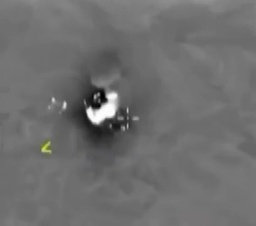
//> input picture ПаньковИС/assignment_4/src/images/part_1/cover_1.jpg, 256 x 226 px, shrunk from 408 x 360 before the run
$ ./main   (built with g++ and OpenCV 4)
//> lines starting //> are read from the running program, lines starting //| are printed output that depends on the picture; after the words box and inside, x2 and y2 are one past the last pixel; in counts of white or black regions, pixels touching at a corner belong together
### ПаньковИС/assignment_4/src/main/functions.h
#pragma once

#include <stdint.h>
#include "opencv2/core.hpp"

enum class Part
{
    PART_1 = 0,
    PART_2 = 1,
    PART_3 = 2,
    PART_4 = 3,
    PARTS  = 4
};

cv::Mat processImage(Part part, cv::Mat image, cv::Mat imageTemplate = cv::Mat());
cv::Mat findEnemyCover(cv::Mat image, cv::String imageName = "Detect Enemy Cover");
cv::Mat findEnemyTarget(cv::Mat image, cv::String imageName = "Detect Enemy Target");
cv::Mat findRobotTeams(cv::Mat image, cv::String imageName = "Detect Robot Teams");
cv::Mat findCorrectAndWrongKeys(cv::Mat image, cv::Mat imageTemplate,
                                cv::String imageName = "Detect Keys",
                                cv::String imageTemplateName = "Key Template");

void detectCovers(int32_t thresh, void *data);
void detectTargets(int32_t thresh, void *data);
void detectRobots(int32_t thresh, void* data);
void detectTemplates(int32_t thresh, void *data);

inline int32_t cvtHue(int32_t hue)
{
    return (int32_t)((float)hue / 360.0f * 179.0f);
}

inline int32_t cvtSat(int32_t sat)
{
    return (int32_t)((float)sat / 100.0f * 255.0f);
}

inline int32_t cvtVal(int32_t val)
{
    return (int32_t)((float)val / 100.0f * 255.0f);
}

void getLowerAndUpperHSVBounds(int32_t hueStart, int32_t hueEnd,
                               int32_t satStart, int32_t satEnd,
                               int32_t valStart, int32_t valEnd,
                               std::vector<cv::Scalar> &lowerb,
                               std::vector<cv::Scalar> &upperb);

### ПаньковИС/assignment_4/src/main/functions.cpp
#include "functions.h"

#include <iostream>

#include "opencv2/highgui.hpp"
#include "opencv2/imgproc.hpp"

using namespace std;
using namespace cv;

enum Team
{
    RED = 0,
    GREEN = 1,
    BLUE = 2,
    TEAMS = 3
};

const auto black  = Scalar(0x00, 0x00, 0x00);
const auto red    = Scalar(0x00, 0x00, 0xFF);
const auto green  = Scalar(0x00, 0xFF, 0x00);
const auto blue   = Scalar(0xFF, 0x00, 0x00);
const auto white  = Scalar(0xFF, 0xFF, 0xFF);
const auto yellow = Scalar(0x00, 0xFF, 0xFF);

const auto thresh_min = 0x00;
const auto thresh_max = 0xFF;

const auto hue_min = 0;
const auto hue_max = 360;
const auto sat_min = 0;
const auto sat_max = 100;
const auto val_min = 0;
const auto val_max = 100;

typedef vector<vector<Point>> Contours;

Mat processImage(Part part, Mat image, Mat imageTemplate)
{
    auto result = Mat();

    switch (part)
    {
    case Part::PART_1:
        result = findEnemyCover(image);
        break;

    case Part::PART_2:
        result = findEnemyTarget(image);
        break;

    case Part::PART_3:
        result = findRobotTeams(image);
        break;

    case Part::PART_4:
        result = findCorrectAndWrongKeys(image, imageTemplate);
        break;

    default:
        result = image.clone();
        break;
    }

    return result;
}

Mat findEnemyCover(Mat image, String imageName)
{
    auto result = Mat();

    if (image.empty() == true)
    {
        cout << endl << "The image is empty!" << endl;
        return result;
    }

    auto thresh = thresh_max;
    void *data[] =
    {
        (void *)&imageName,
        (void *)&image,
        (void *)&result
    };

    detectCovers(thresh, data);
    createTrackbar("Thresh", imageName, &thresh, thresh_max, detectCovers, data);

    while (waitKey() != 27);

    destroyWindow(imageName);

    return result;
}

Mat findEnemyTarget(Mat image, String imageName)
{
    auto result = Mat();

    if (image.empty() == true)
    {
        cout << endl << "The image is empty!" << endl;
        return result;
    }

    auto hue = hue_min;
    auto sat = sat_min;
    auto val = val_min;

    auto hueWidth = hue_max - hue_min;
    auto satWidth = sat_max - sat_min;
    auto valWidth = val_max - val_min;

    void *data[] =
    {
        (void *)&hue,
        (void *)&sat,
        (void *)&val,
        (void *)&hueWidth,
        (void *)&satWidth,
        (void *)&valWidth,
        (void *)&imageName,
        (void *)&image,
        (void *)&result
    };

    detectTargets(0, data);
    createTrackbar("Hue"       , imageName, &hue     , hue_max, detectTargets, data);
    createTrackbar("H Width"   , imageName, &hueWidth, hue_max, detectTargets, data);
    createTrackbar("Saturation", imageName, &sat     , sat_max, detectTargets, data);
    createTrackbar("S Width"   , imageName, &satWidth, sat_max, detectTargets, data);
    createTrackbar("Value"     , imageName, &val     , val_max, detectTargets, data);
    createTrackbar("V Width"   , imageName, &valWidth, val_max, detectTargets, data);

    while (waitKey() != 27);

    destroyWindow(imageName);

    return result;
}

Mat findRobotTeams(Mat image, String imageName)
{
    auto result = Mat();

    if (image.empty() == true)
    {
        cout << endl << "The image is empty!" << endl;
        return result;
    }

    auto hue = hue_min;
    auto sat = sat_min;
    auto val = val_min;

    auto hueWidth = hue_max - hue_min;
    auto satWidth = sat_max - sat_min;
    auto valWidth = val_max - val_min;

    int32_t currTeam = Team::RED;

    void *data[] =
    {
        (void *)&hue,
        (void *)&sat,
        (void *)&val,
        (void *)&hueWidth,
        (void *)&satWidth,
        (void *)&valWidth,
        (void *)&currTeam,
        (void *)&imageName,
        (void *)&image,
        (void *)&result
    };

    detectRobots(0, data);
    createTrackbar("Hue"       , imageName, &hue      , hue_max, detectRobots, data);
    createTrackbar("H Width"   , imageName, &hueWidth , hue_max, detectRobots, data);
    createTrackbar("Saturation", imageName, &sat      , sat_max, detectRobots, data);
    createTrackbar("S Width"   , imageName, &satWidth , sat_max, detectRobots, data);
    createTrackbar("Value"     , imageName, &val      , val_max, detectRobots, data);
    createTrackbar("V Width"   , imageName, &valWidth , val_max, detectRobots, data);

    while (currTeam < Team::TEAMS)
    {
        while (waitKey() != 27);

        currTeam++;
        image = result.clone();
    }

    destroyWindow(imageName);

    return result;
}

// [36 lines left out: function findCorrectAndWrongKeys, not called in this run]

void detectCovers(int32_t thresh, void *data)
{
    auto imageName = **((String **)data + 0);
    auto image     = **((Mat **   )data + 1);

    auto buffer = image.clone();
    cvtColor(buffer, buffer, ColorConversionCodes::COLOR_BGR2GRAY);
    threshold(buffer, buffer, thresh, thresh_max, ThresholdTypes::THRESH_BINARY);
    imshow("Threshold Result", buffer);

    morphologyEx(buffer, buffer, MorphTypes::MORPH_OPEN,
        getStructuringElement(MorphShapes::MORPH_ELLIPSE, Size(9, 9)));
    morphologyEx(buffer, buffer, MorphTypes::MORPH_GRADIENT,
        getStructuringElement(MorphShapes::MORPH_ELLIPSE, Size(3, 3)));
    imshow("Open Filter and Gradient Result", buffer);

    Contours contours;
    findContours(buffer, contours, RetrievalModes::RETR_EXTERNAL,
        ContourApproximationModes::CHAIN_APPROX_SIMPLE);

    auto colour = red;
    auto result = image.clone();
    polylines(result, contours, true, colour);
    for (auto &contour : contours)
    {
        auto moment = moments(contour);
        auto center = Point(moment.m10 / moment.m00,
                            moment.m01 / moment.m00);
        circle(result, center, 0, colour, 2);
        line(result, Point(center.x - 15, center.y),
                     Point(center.x -  5, center.y), colour, 2);
        line(result, Point(center.x + 15, center.y),
                     Point(center.x +  5, center.y), colour, 2);
        line(result, Point(center.x, center.y - 15),
                     Point(center.x, center.y -  5), colour, 2);
        line(result, Point(center.x, center.y + 15),
                     Point(center.x, center.y +  5), colour, 2);
    }

    imshow(imageName, result);
    **((Mat **)data + 2) = result;
}

void detectTargets(int32_t thresh, void *data)
{
    auto hue       = **((int32_t **)data + 0);
    auto sat       = **((int32_t **)data + 1);
    auto val       = **((int32_t **)data + 2);
    auto hueWidth  = **((int32_t **)data + 3);
    auto satWidth  = **((int32_t **)data + 4);
    auto valWidth  = **((int32_t **)data + 5);
    auto imageName = **((String  **)data + 6);
    auto image     = **((Mat **    )data + 7);

    auto hueLow  = hue - hueWidth / 2;
    auto hueHigh = hue + (hueWidth + 1) / 2;
    auto satLow  = sat - satWidth / 2;
    auto satHigh = sat + (satWidth + 1) / 2;
    auto valLow  = val - valWidth / 2;
    auto valHigh = val + (valWidth + 1) / 2;

    vector<Scalar> lowerb;
    vector<Scalar> upperb;

    getLowerAndUpperHSVBounds(hueLow, hueHigh,
                              satLow, satHigh,
                              valLow, valHigh,
                              lowerb, upperb);

    auto buffer = image.clone();
    cvtColor(buffer, buffer, ColorConversionCodes::COLOR_BGR2HSV);
    auto sum = Mat(image.size(), CV_8UC1, Scalar(0));
    for (auto index = 0; index < max(lowerb.size(), upperb.size()); index++)
    {
        auto elem = Mat();
        inRange(buffer, lowerb.at(index), upperb.at(index), elem);
        bitwise_or(sum, elem, sum);
    }
    buffer = sum;
    imshow("Threshold Result", buffer);

    morphologyEx(buffer, buffer, MorphTypes::MORPH_OPEN,
        getStructuringElement(MorphShapes::MORPH_ELLIPSE, Size(9, 9)));
    morphologyEx(buffer, buffer, MorphTypes::MORPH_GRADIENT,
        getStructuringElement(MorphShapes::MORPH_ELLIPSE, Size(3, 3)));
    imshow("Open Filter and Gradient Result", buffer);

    Contours contours;
    findContours(buffer, contours, RetrievalModes::RETR_EXTERNAL,
        ContourApproximationModes::CHAIN_APPROX_SIMPLE);

    auto colour = black;
    auto result = image.clone();
    polylines(result, contours, true, colour);
    for (auto &contour : contours)
    {
        auto moment = moments(contour);
        auto center = Point(moment.m10 / moment.m00,
                            moment.m01 / moment.m00);
        circle(result, center, 0, colour, 2);
        line(result, Point(center.x - 15, center.y),
                     Point(center.x -  5, center.y), colour, 2);
        line(result, Point(center.x + 15, center.y),
                     Point(center.x +  5, center.y), colour, 2);
        line(result, Point(center.x, center.y - 15),
                     Point(center.x, center.y -  5), colour, 2);
        line(result, Point(center.x, center.y + 15),
                     Point(center.x, center.y +  5), colour, 2);
    }

    imshow(imageName, result);
    **((Mat **)data + 8) = result;
}

void detectRobots(int32_t thresh, void *data)
{
    static const Scalar teamColour[Team::TEAMS] =
    {
        red,
        green,
        blue
    };

    auto hue       = **((int32_t **)data + 0);
    auto sat       = **((int32_t **)data + 1);
    auto val       = **((int32_t **)data + 2);
    auto hueWidth  = **((int32_t **)data + 3);
    auto satWidth  = **((int32_t **)data + 4);
    auto valWidth  = **((int32_t **)data + 5);
    auto currTeam  = **((int32_t **)data + 6);
    auto imageName = **((String  **)data + 7);
    auto image     = **((Mat **    )data + 8);

    auto hueLow  = hue - hueWidth / 2;
    auto hueHigh = hue + (hueWidth + 1) / 2;
    auto satLow  = sat - satWidth / 2;
    auto satHigh = sat + (satWidth + 1) / 2;
    auto valLow  = val - valWidth / 2;
    auto valHigh = val + (valWidth + 1) / 2;

    vector<Scalar> lowerb;
    vector<Scalar> upperb;

    getLowerAndUpperHSVBounds(hueLow, hueHigh,
                              satLow, satHigh,
                              valLow, valHigh,
                              lowerb, upperb);

    auto lamp = image.clone();
    cvtColor(lamp, lamp, ColorConversionCodes::COLOR_BGR2GRAY);
    threshold(lamp, lamp, 0.99 * thresh_max, thresh_max, ThresholdTypes::THRESH_BINARY);
    morphologyEx(lamp, lamp, MorphTypes::MORPH_OPEN,
        getStructuringElement(MorphShapes::MORPH_ELLIPSE, Size(9, 9)));
    morphologyEx(lamp, lamp, MorphTypes::MORPH_GRADIENT,
        getStructuringElement(MorphShapes::MORPH_ELLIPSE, Size(3, 3)));

    Contours lampContours;
    findContours(lamp, lampContours, RetrievalModes::RETR_EXTERNAL,
        ContourApproximationModes::CHAIN_APPROX_SIMPLE);

    auto buffer = image.clone();
    cvtColor(buffer, buffer, ColorConversionCodes::COLOR_BGR2HSV);
    auto sum = Mat(image.size(), CV_8UC1, Scalar(0));
    for (auto index = 0; index < max(lowerb.size(), upperb.size()); index++)
    {
        auto elem = Mat();
        inRange(buffer, lowerb.at(index), upperb.at(index), elem);
        bitwise_or(sum, elem, sum);
    }
    buffer = sum;
    imshow("Threshold Result", buffer);

    morphologyEx(buffer, buffer, MorphTypes::MORPH_OPEN,
        getStructuringElement(MorphShapes::MORPH_ELLIPSE, Size(9, 9)));
    Canny(buffer, buffer, 0, 0);
    imshow("Open Filter and Canny Result", buffer);

    Contours teamContours;
    findContours(buffer, teamContours, RetrievalModes::RETR_EXTERNAL,
        ContourApproximationModes::CHAIN_APPROX_SIMPLE);

    auto result = image.clone();
    auto lampColour = yellow;
    static auto lampCenter = Point();
    for (auto &contour : lampContours)
    {
        auto moment = moments(contour);
        lampCenter = Point(moment.m10 / moment.m00,
                           moment.m01 / moment.m00);

        circle(result, lampCenter, 10, lampColour, FILLED);
    }

    auto teamCenter = Point();
    auto minDistance = DBL_MAX;
    for (auto &contour : teamContours)
    {
        auto moment = moments(contour);
        auto center = Point(moment.m10 / moment.m00,
                            moment.m01 / moment.m00);
        auto distance = hypot(center.x - lampCenter.x,
                              center.y - lampCenter.y);
        if (distance < minDistance)
        {
            minDistance = distance;
            teamCenter = center;
        }
    }

    circle(result, teamCenter, 3, teamColour[currTeam], FILLED);
    polylines(result, teamContours, true, teamColour[currTeam], 1);

    imshow(imageName, result);
    **((Mat **)data + 9) = result;
}

// [74 lines left out: function detectTemplates, not called in this run]

void getLowerAndUpperHSVBounds(int32_t hueLow, int32_t hueHigh,
                               int32_t satLow, int32_t satHigh,
                               int32_t valLow, int32_t valHigh,
                               vector<Scalar> &lowerb, vector<Scalar> &upperb)
{
    for (auto hueCurr = hueLow, hueNext = hueHigh; hueCurr != hueNext;
         hueCurr = hueNext % (hue_max - hue_min),
         hueNext = hueHigh % (hue_max - hue_min))
    {
        if (hueCurr < hue_min)
        {
            hueCurr = hueCurr + hue_max;
            hueNext = hue_max;
        }
        if (hueNext > hue_max)
        {
            hueNext = hue_max;
        }

        for (auto satCurr = satLow, satNext = satHigh; satCurr != satNext;
             satCurr = satNext % (sat_max - sat_min),
             satNext = satHigh % (sat_max - sat_min))
        {
            if (satCurr < hue_min)
            {
                satCurr = satCurr + sat_max;
                satNext = sat_max;
            }
            if (satNext > sat_max)
            {
                satNext = sat_max;
            }

            for (auto valCurr = valLow, valNext = valHigh; valCurr != valNext;
                 valCurr = valNext % (val_max - val_min),
                 valNext = valHigh % (val_max - val_min))
            {
                if (valCurr < val_min)
                {
                    valCurr = valCurr + val_max;
                    valNext = val_max;
                }
                if (valNext > val_max)
                {
                    valNext = val_max;
                }

                lowerb.push_back(Scalar(cvtHue(hueCurr), cvtSat(satCurr), cvtVal(valCurr)));
                upperb.push_back(Scalar(cvtHue(hueNext), cvtSat(satNext), cvtVal(valNext)));
            }
        }
    }
}

### ПаньковИС/assignment_4/src/main/main.cpp
#include <iostream>

#include "opencv2/core.hpp"
#include "opencv2/highgui.hpp"
#include "opencv2/imgproc.hpp"

#include "functions.h"

using namespace std;
using namespace cv;

int main(int argc, char *argv[])
{
    /********** Задание 1. Поиск укрытий на изображениях *********/

    vector<String> imageNamesPart_1 =
    {
        "cover_1.jpg",
        "cover_2.jpg",
        "cover_3.jpg",
    };

    for (auto imageName : imageNamesPart_1)
    {
        auto image_1 = imread("src/images/part_1/" + imageName);
//> image_1 is the input picture: 226 rows x 256 cols, CV_8UC3; mean B, G, R 110.1, 110.2, 110.2
        if (image_1.empty() == true)
        {
            continue;
        }
        auto result_1 = processImage(Part::PART_1, image_1);
//> in findEnemyCover, `void *data[] = { (void *)&imageName, (void *)&image, (void *)&result };`: data = 3 items
//> in detectCovers, `auto imageName = **((String **)data + 0);`: imageName = "Detect Enemy Cover"
//> in detectCovers, `findContours(buffer, contours, RetrievalModes::RETR_EXTERNAL, ContourA..`: contours = 0 contours
//> the Esc key is pressed

        imshow("Image", image_1);
        imshow("Result", result_1);

        while (waitKey() != 27);
//> the Esc key is pressed

        destroyAllWindows();
    }

    /********************** Конец задания 1 **********************/

    /******* Задание 2. Поиск уязвимых мест на изображениях ******/

    vector<String> imageNamesPart_2 =
    {
        "hsv.png",
        "attack_helicopter.jpg",
        "cruiser.png",
        "fighter.jpg",
        "transport_helicopter.jpg",
        "transport_plane.jpg",
    };

    for (auto imageName : imageNamesPart_2)
    {
        auto image_2 = imread("src/images/part_2/" + imageName);
//> hsv.png cannot be read in this run, so this picture is empty
        if (image_2.empty() == true)
        {
            continue;
        }
        auto result_2 = processImage(Part::PART_2, image_2);

        imshow("Image", image_2);
        imshow("Result", result_2);

        while (waitKey() != 27);

        destroyAllWindows();
    }

    /********************** Конец задания 2 **********************/

    /*********** Задание 3. Определение команд роботов ***********/

    vector<String> imageNamesPart_3 =
    {
        "robots_1.jpg",
        "robots_2.jpg"
    };

    for (auto imageName : imageNamesPart_3)
    {
        auto image_3 = imread("src/images/part_3/" + imageName);
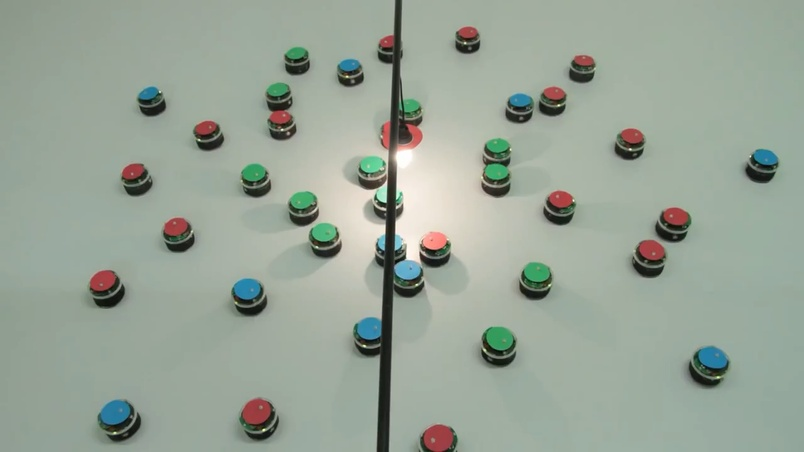
//> input picture ПаньковИС/assignment_4/src/images/part_3/robots_1.jpg, 804 x 452 px, shrunk from 1280 x 720 before the run
//> image_3 is the input picture: 452 rows x 804 cols, CV_8UC3; mean B, G, R 151.4, 164, 152.4
        if (image_3.empty() == true)
        {
            continue;
        }
        auto result_3 = processImage(Part::PART_3, image_3);
//> in findRobotTeams, `void *data[] = { (void *)&hue, (void *)&sat, (void *)&val, (void *)&hu..`: data = 10 items
//> in detectRobots, `auto hue       = **((int32_t **)data + 0);`: hue = 0
//> in detectRobots, `auto hueWidth  = **((int32_t **)data + 3);`: hueWidth = 360
//> in detectRobots, `auto satWidth  = **((int32_t **)data + 4);`: satWidth = 100
//> in detectRobots, `auto currTeam  = **((int32_t **)data + 6);`: currTeam = 0
//> in detectRobots, `auto imageName = **((String  **)data + 7);`: imageName = "Detect Robot Teams"
//> in detectRobots, `auto hueLow  = hue - hueWidth / 2;`: hueLow = -180
//> in detectRobots, `auto hueHigh = hue + (hueWidth + 1) / 2;`: hueHigh = 180
//> in detectRobots, `auto satLow  = sat - satWidth / 2;`: satLow = -50
//> in detectRobots, `auto satHigh = sat + (satWidth + 1) / 2;`: satHigh = 50
//> in detectRobots, `auto valLow  = val - valWidth / 2;`: valLow = -50
//> in detectRobots, `auto valHigh = val + (valWidth + 1) / 2;`: valHigh = 50
//> the loop in getLowerAndUpperHSVBounds, `for (auto hueCurr = hueLow, hueNext = hueHigh; hueCurr != hueNext; hue..` made 2 passes
//> after the loop in getLowerAndUpperHSVBounds, `for (auto hueCurr = hueLow, hueNext = hueHigh; hueCurr != hueNext;`: lowerb = 8 Scalars: [89, 127, 127, 0], [89, 127, 0, 0], [89, 0, 127, 0], [89, 0, 0, 0], [0, 127, 127, 0], [0, 127, 0, 0], [0, 0, 127, 0], [0, 0, 0, 0]; upperb = 8 Scalars: [179, 255, 255, 0], [179, 255, 127, 0], [179, 127, 255, 0], [179, 127, 127, 0], [89, 255, 255, 0], [89, 255, 127, 0], [89, 127, 255, 0], [89, 127, 127, 0]
//> in detectRobots, `cvtColor(lamp, lamp, ColorConversionCodes::COLOR_BGR2GRAY);`:
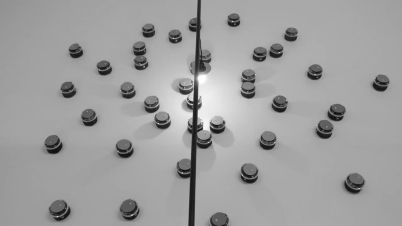
//> lamp: 452 rows x 804 cols, CV_8UC1 (shown at 1/2 size); min 8, max 255, mean 159.1
//> in detectRobots, `threshold(lamp, lamp, 0.99 * thresh_max, thresh_max, ThresholdTypes::T..`:
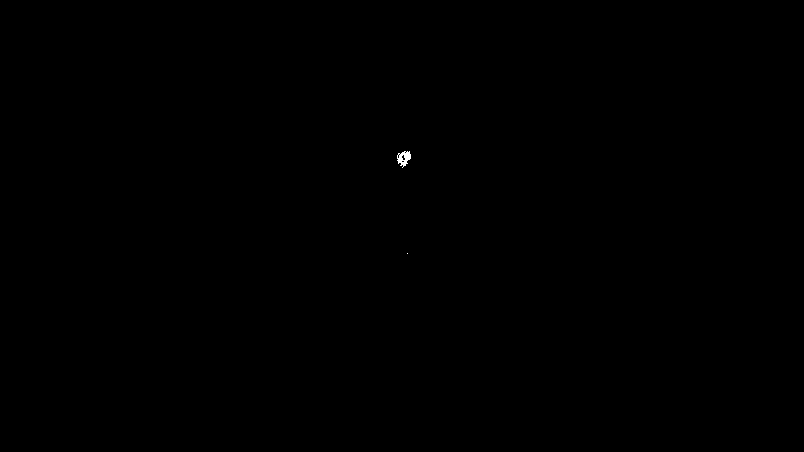
//> lamp: 452 rows x 804 cols, CV_8UC1; 0.04% white; 2 white regions (1 under 20 px), largest, box (x1, y1, x2, y2) and area: (397, 151, 411, 168) 137
//> in detectRobots, `findContours(lamp, lampContours, RetrievalModes::RETR_EXTERNAL, Contou..`: lampContours = 0 contours
//> the loop in detectRobots, `for (auto index = 0; index < max(lowerb.size(), upperb.size()); index++)` made 8 passes
//> pass 1, in detectRobots, `inRange(buffer, lowerb.at(index), upperb.at(index), elem);`:
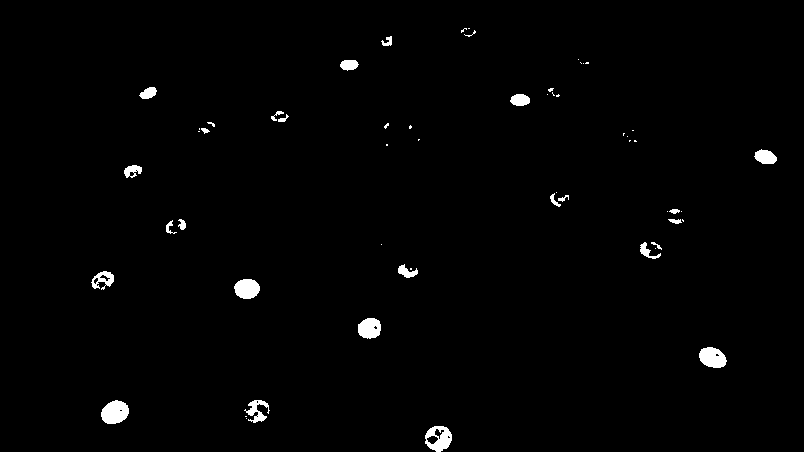
//> elem: 452 rows x 804 cols, CV_8UC1; 1.2% white; 57 white regions (32 under 20 px), largest, box (x1, y1, x2, y2) and area: (101, 400, 129, 424) 508, (425, 426, 452, 452) 443, (699, 347, 727, 368) 439
//> pass 2, in detectRobots, `inRange(buffer, lowerb.at(index), upperb.at(index), elem);`:
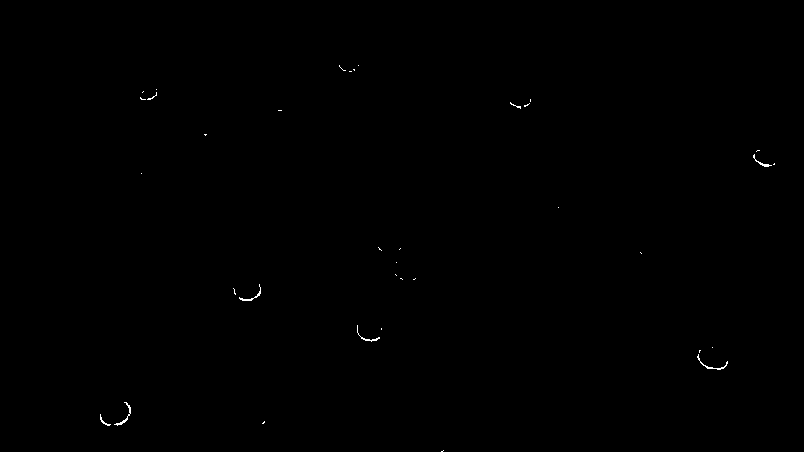
//> elem: 452 rows x 804 cols, CV_8UC1; 0.12% white in thin lines or dots, all inside (x1, y1, x2, y2) = (100, 65, 775, 452)
//> (the rest of the program and of its run is left out)
